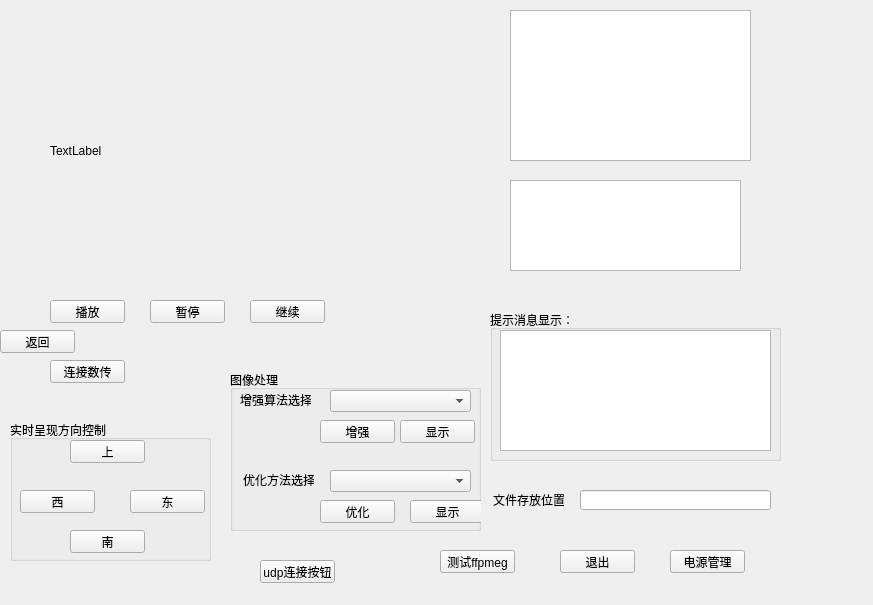
<?xml version="1.0" encoding="UTF-8"?>
<ui version="4.0">
 <class>QtRealtimeimage</class>
 <widget class="QWidget" name="QtRealtimeimage">
  <property name="geometry">
   <rect>
    <x>0</x>
    <y>0</y>
    <width>873</width>
    <height>605</height>
   </rect>
  </property>
  <property name="windowTitle">
   <string>QtRealtimeimage</string>
  </property>
  <widget class="QPushButton" name="btn_stop">
   <property name="geometry">
    <rect>
     <x>150</x>
     <y>300</y>
     <width>75</width>
     <height>23</height>
    </rect>
   </property>
   <property name="text">
    <string>暂停</string>
   </property>
  </widget>
  <widget class="QPushButton" name="btn_continue">
   <property name="geometry">
    <rect>
     <x>250</x>
     <y>300</y>
     <width>75</width>
     <height>23</height>
    </rect>
   </property>
   <property name="text">
    <string>继续</string>
   </property>
  </widget>
  <widget class="QGroupBox" name="groupBox_2">
   <property name="geometry">
    <rect>
     <x>10</x>
     <y>420</y>
     <width>201</width>
     <height>141</height>
    </rect>
   </property>
   <property name="title">
    <string>实时呈现方向控制</string>
   </property>
   <widget class="QPushButton" name="btn_to_north">
    <property name="geometry">
     <rect>
      <x>60</x>
      <y>20</y>
      <width>75</width>
      <height>23</height>
     </rect>
    </property>
    <property name="text">
     <string>上</string>
    </property>
   </widget>
   <widget class="QPushButton" name="btn_to_south">
    <property name="geometry">
     <rect>
      <x>60</x>
      <y>110</y>
      <width>75</width>
      <height>23</height>
     </rect>
    </property>
    <property name="text">
     <string>南</string>
    </property>
   </widget>
   <widget class="QPushButton" name="btn_to_west">
    <property name="geometry">
     <rect>
      <x>10</x>
      <y>70</y>
      <width>75</width>
      <height>23</height>
     </rect>
    </property>
    <property name="text">
     <string>西</string>
    </property>
   </widget>
   <widget class="QPushButton" name="btn_to_east">
    <property name="geometry">
     <rect>
      <x>120</x>
      <y>70</y>
      <width>75</width>
      <height>23</height>
     </rect>
    </property>
    <property name="text">
     <string>东</string>
    </property>
   </widget>
  </widget>
  <widget class="QGroupBox" name="groupBox_3">
   <property name="geometry">
    <rect>
     <x>230</x>
     <y>370</y>
     <width>251</width>
     <height>161</height>
    </rect>
   </property>
   <property name="title">
    <string>图像处理</string>
   </property>
   <widget class="QLabel" name="label">
    <property name="geometry">
     <rect>
      <x>10</x>
      <y>20</y>
      <width>71</width>
      <height>20</height>
     </rect>
    </property>
    <property name="text">
     <string>增强算法选择</string>
    </property>
   </widget>
   <widget class="QLabel" name="label_2">
    <property name="geometry">
     <rect>
      <x>13</x>
      <y>100</y>
      <width>71</width>
      <height>20</height>
     </rect>
    </property>
    <property name="text">
     <string>优化方法选择</string>
    </property>
   </widget>
   <widget class="QComboBox" name="comboBox">
    <property name="geometry">
     <rect>
      <x>100</x>
      <y>20</y>
      <width>141</width>
      <height>22</height>
     </rect>
    </property>
   </widget>
   <widget class="QPushButton" name="btn_enhance_display">
    <property name="geometry">
     <rect>
      <x>170</x>
      <y>50</y>
      <width>75</width>
      <height>23</height>
     </rect>
    </property>
    <property name="text">
     <string>显示</string>
    </property>
   </widget>
   <widget class="QPushButton" name="btn_enhance">
    <property name="geometry">
     <rect>
      <x>90</x>
      <y>50</y>
      <width>75</width>
      <height>23</height>
     </rect>
    </property>
    <property name="text">
     <string>增强</string>
    </property>
   </widget>
   <widget class="QComboBox" name="comboBox_2">
    <property name="geometry">
     <rect>
      <x>100</x>
      <y>100</y>
      <width>141</width>
      <height>22</height>
     </rect>
    </property>
   </widget>
   <widget class="QPushButton" name="btn_optimize">
    <property name="geometry">
     <rect>
      <x>90</x>
      <y>130</y>
      <width>75</width>
      <height>23</height>
     </rect>
    </property>
    <property name="text">
     <string>优化</string>
    </property>
   </widget>
   <widget class="QPushButton" name="btn_optimize_display">
    <property name="geometry">
     <rect>
      <x>180</x>
      <y>130</y>
      <width>75</width>
      <height>23</height>
     </rect>
    </property>
    <property name="text">
     <string>显示</string>
    </property>
   </widget>
  </widget>
  <widget class="QGroupBox" name="groupBox_4">
   <property name="geometry">
    <rect>
     <x>490</x>
     <y>310</y>
     <width>291</width>
     <height>151</height>
    </rect>
   </property>
   <property name="title">
    <string>提示消息显示：</string>
   </property>
   <widget class="QPlainTextEdit" name="plainTextEdit">
    <property name="geometry">
     <rect>
      <x>10</x>
      <y>20</y>
      <width>271</width>
      <height>121</height>
     </rect>
    </property>
   </widget>
  </widget>
  <widget class="QLabel" name="label_3">
   <property name="geometry">
    <rect>
     <x>493</x>
     <y>490</y>
     <width>71</width>
     <height>20</height>
    </rect>
   </property>
   <property name="text">
    <string>文件存放位置</string>
   </property>
  </widget>
  <widget class="QLineEdit" name="lineEdit">
   <property name="geometry">
    <rect>
     <x>580</x>
     <y>490</y>
     <width>191</width>
     <height>20</height>
    </rect>
   </property>
  </widget>
  <widget class="QPushButton" name="btn_exit">
   <property name="geometry">
    <rect>
     <x>560</x>
     <y>550</y>
     <width>75</width>
     <height>23</height>
    </rect>
   </property>
   <property name="text">
    <string>退出</string>
   </property>
  </widget>
  <widget class="QPushButton" name="btn_charge">
   <property name="geometry">
    <rect>
     <x>670</x>
     <y>550</y>
     <width>75</width>
     <height>23</height>
    </rect>
   </property>
   <property name="text">
    <string>电源管理</string>
   </property>
  </widget>
  <widget class="QTextEdit" name="textEdit_2">
   <property name="geometry">
    <rect>
     <x>510</x>
     <y>180</y>
     <width>231</width>
     <height>91</height>
    </rect>
   </property>
  </widget>
  <widget class="QTextEdit" name="textEdit_3">
   <property name="geometry">
    <rect>
     <x>510</x>
     <y>10</y>
     <width>241</width>
     <height>151</height>
    </rect>
   </property>
  </widget>
  <widget class="QPushButton" name="btn_ffpneg">
   <property name="geometry">
    <rect>
     <x>440</x>
     <y>550</y>
     <width>75</width>
     <height>23</height>
    </rect>
   </property>
   <property name="text">
    <string>测试ffpmeg</string>
   </property>
  </widget>
  <widget class="QPushButton" name="btn_to_show">
   <property name="geometry">
    <rect>
     <x>50</x>
     <y>300</y>
     <width>75</width>
     <height>23</height>
    </rect>
   </property>
   <property name="text">
    <string>播放</string>
   </property>
  </widget>
  <widget class="QPushButton" name="btn_to_gather">
   <property name="geometry">
    <rect>
     <x>0</x>
     <y>330</y>
     <width>75</width>
     <height>23</height>
    </rect>
   </property>
   <property name="text">
    <string>返回</string>
   </property>
  </widget>
  <widget class="QPushButton" name="btn_to_data_tran">
   <property name="geometry">
    <rect>
     <x>50</x>
     <y>360</y>
     <width>75</width>
     <height>23</height>
    </rect>
   </property>
   <property name="text">
    <string>连接数传</string>
   </property>
  </widget>
  <widget class="QLabel" name="label_show">
   <property name="geometry">
    <rect>
     <x>50</x>
     <y>50</y>
     <width>331</width>
     <height>201</height>
    </rect>
   </property>
   <property name="text">
    <string>TextLabel</string>
   </property>
  </widget>
  <widget class="QPushButton" name="btn_to_connect_udp">
   <property name="geometry">
    <rect>
     <x>260</x>
     <y>560</y>
     <width>75</width>
     <height>23</height>
    </rect>
   </property>
   <property name="text">
    <string>udp连接按钮</string>
   </property>
  </widget>
 </widget>
 <layoutdefault spacing="6" margin="11"/>
 <resources/>
 <connections>
  <connection>
   <sender>btn_ffpneg</sender>
   <signal>clicked()</signal>
   <receiver>QtRealtimeimage</receiver>
   <slot>btn_to_ffpmeg()</slot>
   <hints>
    <hint type="sourcelabel">
     <x>337</x>
     <y>338</y>
    </hint>
    <hint type="destinationlabel">
     <x>292</x>
     <y>350</y>
    </hint>
   </hints>
  </connection>
 </connections>
 <slots>
  <slot>btn_to_ffpmeg()</slot>
 </slots>
</ui>
